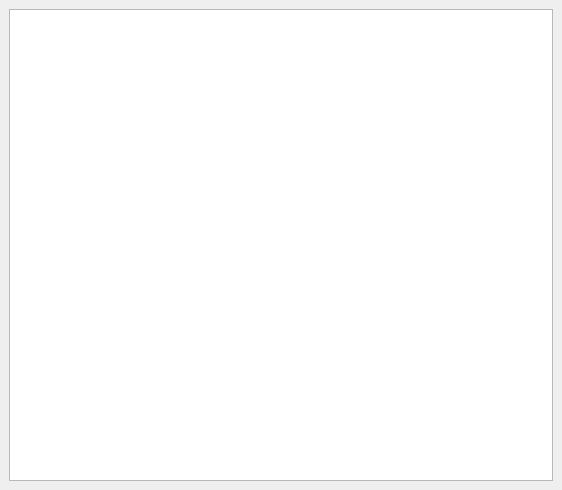
<ui version="4.0" >
 <class>CovariantsWidget</class>
 <widget class="QDockWidget" name="CovariantsWidget" >
  <property name="geometry" >
   <rect>
    <x>0</x>
    <y>0</y>
    <width>562</width>
    <height>490</height>
   </rect>
  </property>
  <property name="maximumSize" >
   <size>
    <width>524287</width>
    <height>524287</height>
   </size>
  </property>
  <property name="features" >
   <set>QDockWidget::AllDockWidgetFeatures</set>
  </property>
  <property name="windowTitle" >
   <string>Covariants</string>
  </property>
  <widget class="QWidget" name="dockWidgetContents" >
   <layout class="QHBoxLayout" name="horizontalLayout" >
    <item>
     <widget class="QTableWidget" name="adductTable" />
    </item>
   </layout>
  </widget>
 </widget>
 <resources/>
 <connections/>
</ui>
